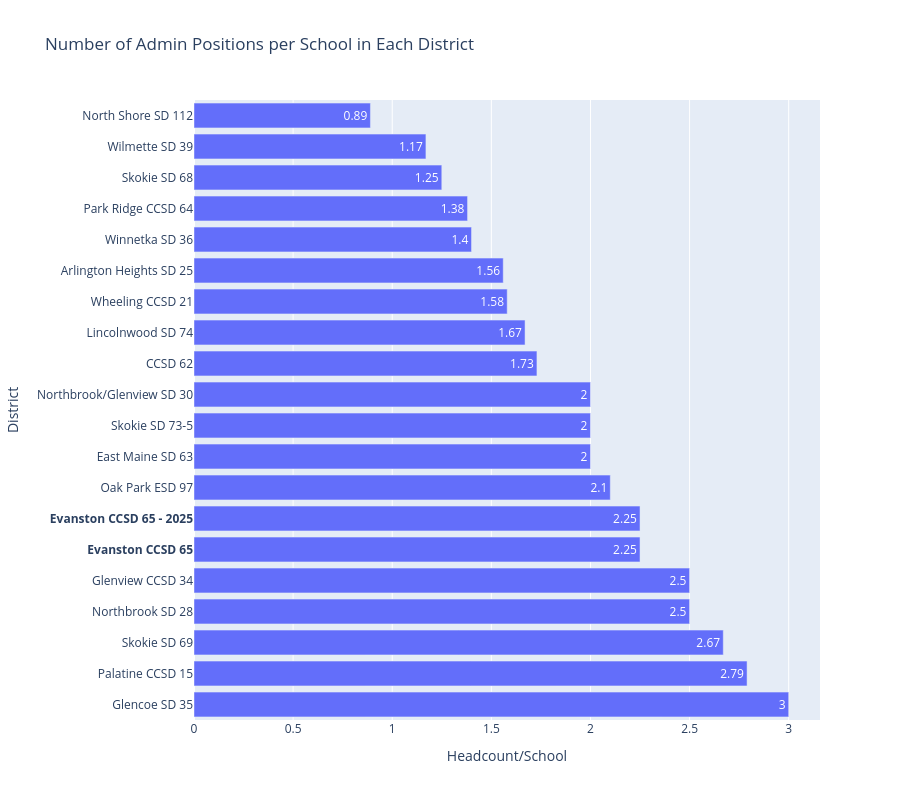

The notebook cell this image was saved under:
### Code cell
# Plot Number of Admin Positions per Number of Schools in each District
admin_data = admin_data.sort_values('headcount_per_school', ascending=False)

# Make Evanston label bold
y_labels = ['<b>' + district + '</b>' if district == 'Evanston CCSD 65' or district == 'Evanston CCSD 65 - 2025' else district 
            for district in admin_data['District']]

fig = go.Figure()

fig.add_trace(go.Bar(
    x=admin_data['headcount_per_school'],
    y=y_labels,
    orientation='h',
    text=admin_data['headcount_per_school'],
    textposition='auto'    
))

fig.update_layout(
    title='Number of Admin Positions per School in Each District',
    xaxis_title='Headcount/School',
    yaxis_title='District',
    height=800
)

fig.show()

### Figure 1 — Plotly figure (JSON) as saved in the notebook; plotly's stock layout.template omitted (floating-point values rounded to 4 significant figures)
{"data": [{"orientation": "h", "text": [3, 2.79, 2.67, 2.5, 2.5, 2.25, 2.25, 2.1, 2, 2, 2, 1.73, 1.67, 1.58, 1.56, 1.4, 1.38, 1.25, 1.17, 0.89], "textposition": "auto", "type": "bar", "x": [3, 2.79, 2.67, 2.5, 2.5, 2.25, 2.25, 2.1, 2, 2, 2, 1.73, 1.67, 1.58, 1.56, 1.4, 1.38, 1.25, 1.17, 0.89], "y": ["Glencoe SD 35", "Palatine CCSD 15", "Skokie SD 69", "Northbrook SD 28", "Glenview CCSD 34", "<b>Evanston CCSD 65</b>", "<b>Evanston CCSD 65 - 2025</b>", "Oak Park ESD 97", "East Maine SD 63", "Skokie SD 73-5", "Northbrook/Glenview SD 30", "CCSD 62", "Lincolnwood SD 74", "Wheeling CCSD 21", "Arlington Heights SD 25", "Winnetka SD 36", "Park Ridge CCSD 64", "Skokie SD 68", "Wilmette SD 39", "North Shore SD 112"]}], "layout": {"height": 800, "title": {"text": "Number of Admin Positions per School in Each District"}, "xaxis": {"title": {"text": "Headcount/School"}}, "yaxis": {"title": {"text": "District"}}}}
